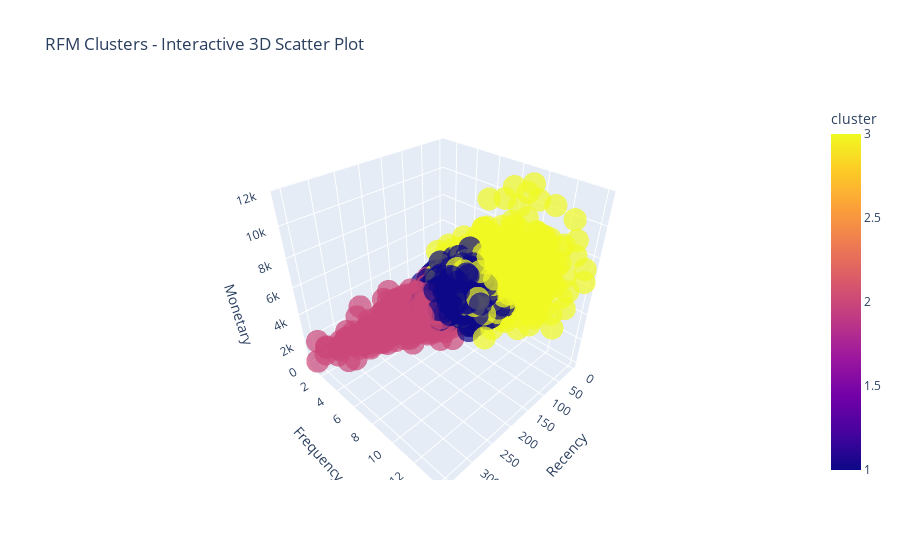

The notebook cell saved with this chart:
### Markdown cell above
It's obvious that the cluster 1 customers are the high value customers, then cluster 2 and then cluster 3.

There are comparatively less customers in cluster 1, but they have the highest profit, given cluster two customers are the most in number but struggle to keep up with the profits of cluster 1 customers.

### Code cell
import plotly.express as px

# Create an interactive 3D scatter plot
fig = px.scatter_3d(
    rfm_table,
    x='recency_value',
    y='frequency_value',
    z='monetary_value',
    color='cluster',
    size_max=10,
    opacity=0.7,
    labels={'recency_value': 'Recency', 'frequency_value': 'Frequency', 'monetary_value': 'Monetary'},
    title='RFM Clusters - Interactive 3D Scatter Plot'
)

fig.show()

### Figure 1 — Plotly figure (JSON) as saved in the notebook; plotly's stock layout.template omitted (floating-point values rounded to 4 significant figures; data arrays with more than 128 entries replaced by an {"elided": "..."} marker saying what was removed)
{"data": [{"hovertemplate": "Recency=%{x}<br>Frequency=%{y}<br>Monetary=%{z}<br>cluster=%{marker.color}<extra></extra>", "legendgroup": "", "marker": {"color": {"elided": "2522 int values"}, "coloraxis": "coloraxis", "opacity": 0.7, "symbol": "circle"}, "mode": "markers", "name": "", "scene": "scene", "showlegend": false, "type": "scatter3d", "x": {"elided": "2522 int values"}, "y": {"elided": "2522 int values"}, "z": {"elided": "2522 float values"}}], "layout": {"coloraxis": {"colorbar": {"title": {"text": "cluster"}}, "colorscale": [[0, "#0d0887"], [0.1111, "#46039f"], [0.2222, "#7201a8"], [0.3333, "#9c179e"], [0.4444, "#bd3786"], [0.5556, "#d8576b"], [0.6667, "#ed7953"], [0.7778, "#fb9f3a"], [0.8889, "#fdca26"], [1, "#f0f921"]]}, "legend": {"tracegroupgap": 0}, "scene": {"domain": {"x": [0, 1], "y": [0, 1]}, "xaxis": {"title": {"text": "Recency"}}, "yaxis": {"title": {"text": "Frequency"}}, "zaxis": {"title": {"text": "Monetary"}}}, "title": {"text": "RFM Clusters - Interactive 3D Scatter Plot"}}}
